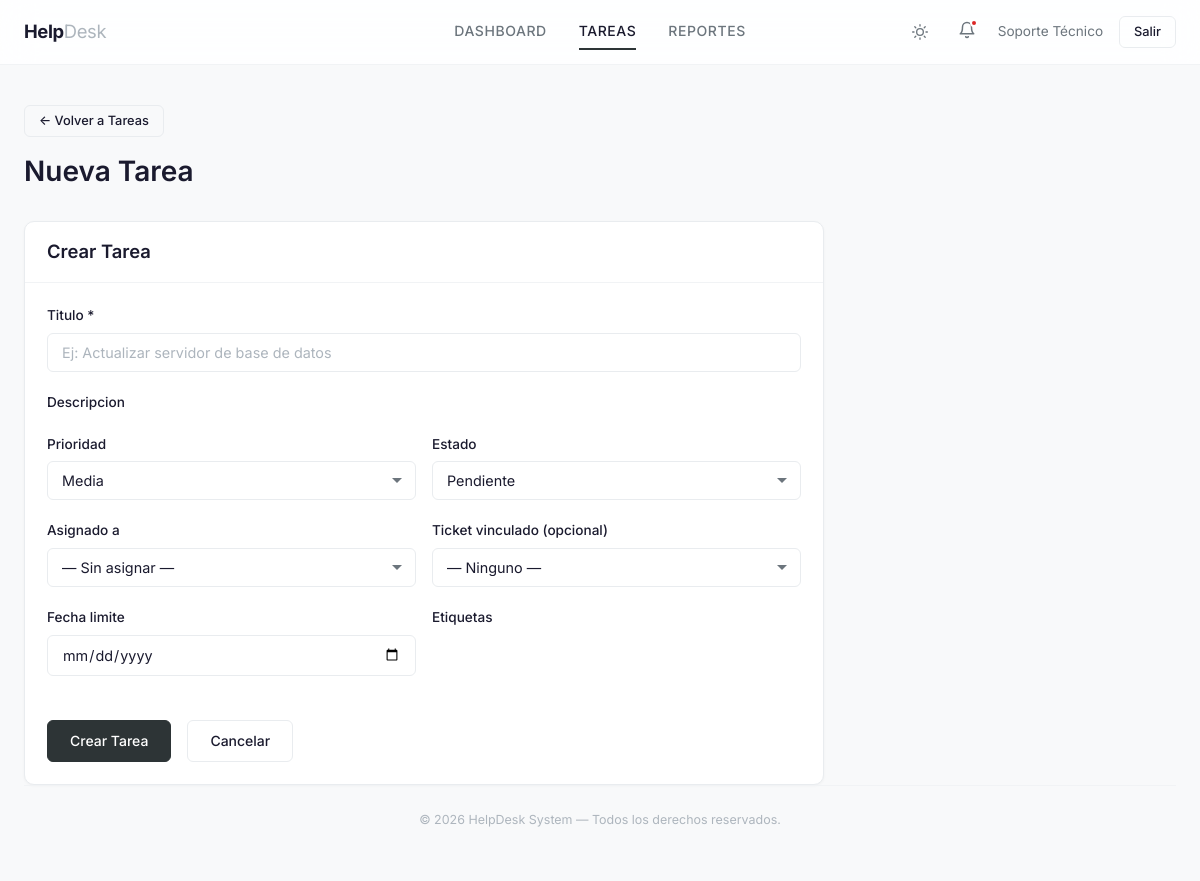
/tarea_form.php (signed in), run on an earlier commit of the app's database.
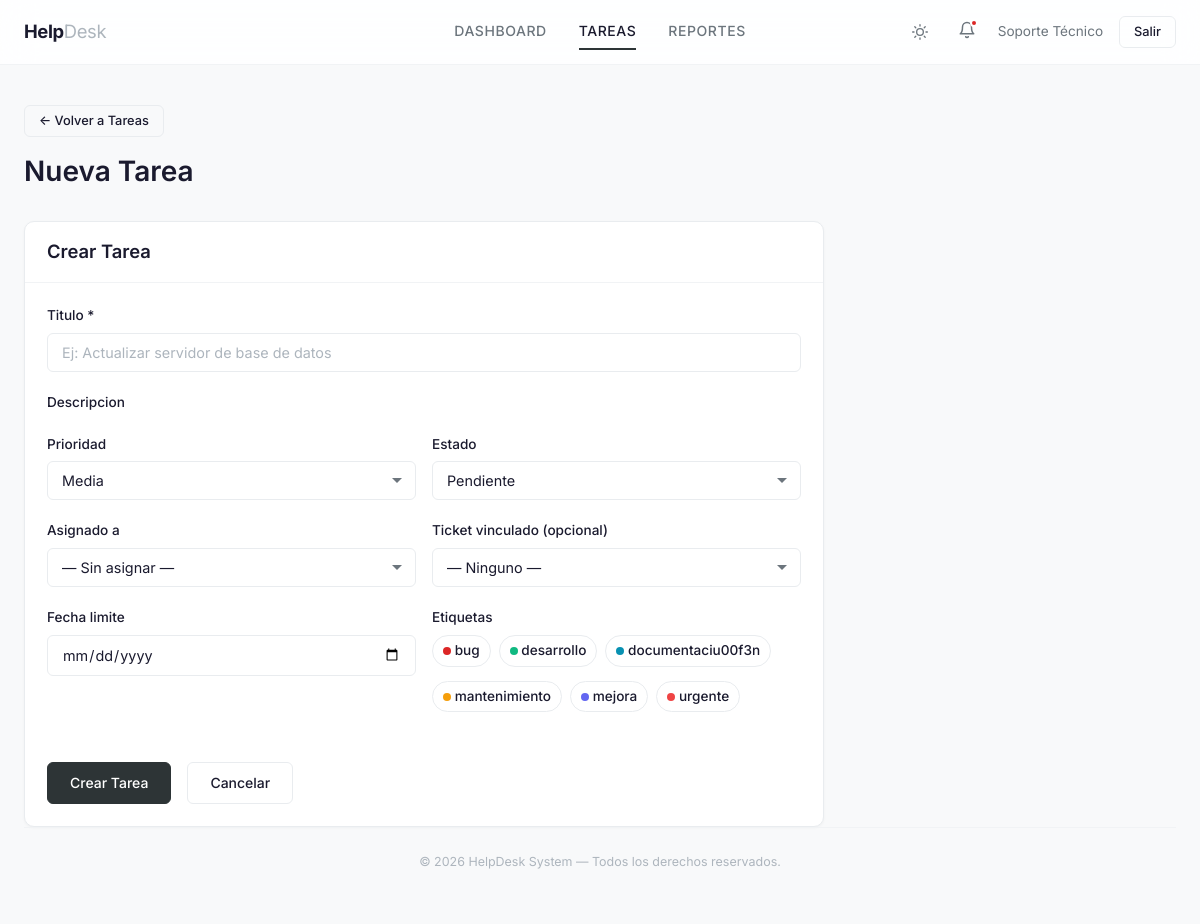
And on a later commit of the database.
### tables this page shows
CREATE TABLE IF NOT EXISTS etiquetas (
    id INT UNSIGNED AUTO_INCREMENT PRIMARY KEY,
    nombre VARCHAR(50) NOT NULL UNIQUE,
    color VARCHAR(7) NOT NULL DEFAULT '#6366f1',
    fecha_creacion DATETIME NOT NULL DEFAULT CURRENT_TIMESTAMP
);

### includes/config.php (called while the page is built, shortened)
<?php
function url(string $path = ''): string
{
    $base = rtrim(BASE_URL, '/');
    return $base . '/' . ltrim($path, '/');
}

### tareas_helper.php (called while the page is built, shortened)
<?php
function obtenerTodasEtiquetas(PDO $pdo): array {
    return $pdo->query('SELECT * FROM etiquetas ORDER BY nombre')->fetchAll();
}

### tarea_form.php (the view, shortened to what this page needs)
<?php
require_once __DIR__ . '/conexion.php';
require_once __DIR__ . '/tareas_helper.php';
$pdo = obtenerConexion();
$editar = false;
$tarea = [
    'id' => 0,
    'titulo' => '',
    'descripcion' => '',
    'prioridad' => 'media',
    'estado' => 'pendiente',
    'asignado_id' => '',
    'ticket_id' => '',
    'fecha_limite' => '',
];
$todasEtiquetas = obtenerTodasEtiquetas($pdo);
?>
<?php require_once __DIR__ . '/includes/header.php'; ?>
<div class="page-header">
    <a href="<?= url('tareas.php') ?>" class="btn btn-outline btn-sm mb-4">&larr; Volver a Tareas</a>
    <h1><?= $editar ? 'Editar Tarea' : 'Nueva Tarea' ?></h1>
</div>
<div class="card" style="max-width:800px">
    <div class="card-header">
        <h3><?= $editar ? 'Editar Tarea' : 'Crear Tarea' ?></h3>
    </div>
    <div class="card-body">
        <form method="post" action="">
            <div class="form-group">
                <label for="titulo">Titulo *</label>
                <input type="text" id="titulo" name="titulo" class="form-control" required
                       value="<?= htmlspecialchars($tarea['titulo']) ?>"
                       placeholder="Ej: Actualizar servidor de base de datos">
            </div>
            <div class="form-group">
                <label>Descripcion</label>
            </div>
            <div class="flex gap-4" style="flex-wrap:wrap">
                <div class="form-group" style="flex:1;min-width:180px">
                    <label for="prioridad">Prioridad</label>
                    <select id="prioridad" name="prioridad" class="form-control">
                        <option value="media" <?= $tarea['prioridad'] === 'media' ? 'selected' : '' ?>>Media</option>
                    </select>
                </div>
                <div class="form-group" style="flex:1;min-width:180px">
                    <label for="estado">Estado</label>
                    <select id="estado" name="estado" class="form-control">
                        <option value="pendiente" <?= $tarea['estado'] === 'pendiente' ? 'selected' : '' ?>>Pendiente</option>
                    </select>
                </div>
            </div>
            <div class="flex gap-4" style="flex-wrap:wrap">
                <div class="form-group" style="flex:1;min-width:180px">
                    <label for="asignado_id">Asignado a</label>
                    <select id="asignado_id" name="asignado_id" class="form-control">
                        <option value="0">— Sin asignar —</option>
                    </select>
                </div>
                <div class="form-group" style="flex:1;min-width:180px">
                    <label for="ticket_id">Ticket vinculado (opcional)</label>
                    <select id="ticket_id" name="ticket_id" class="form-control">
                        <option value="0">— Ninguno —</option>
                    </select>
                </div>
            </div>
            <div class="flex gap-4" style="flex-wrap:wrap">
                <div class="form-group" style="flex:1;min-width:180px">
                    <label for="fecha_limite">Fecha limite</label>
                    <input type="date" id="fecha_limite" name="fecha_limite" class="form-control"
                           value="<?= htmlspecialchars($tarea['fecha_limite'] ?? '') ?>">
                </div>
                <div class="form-group" style="flex:1;min-width:180px">
                    <label>Etiquetas</label>
                    <div class="task-tags-grid">
                        <?php foreach ($todasEtiquetas as $et): ?>
                            <label class="task-tag-option" style="--tag-color:<?= htmlspecialchars($et['color']) ?>">
                                <span class="tag-dot" style="background:<?= htmlspecialchars($et['color']) ?>"></span>
                                <?= htmlspecialchars($et['nombre']) ?>
                            </label>
                        <?php endforeach; ?>
                    </div>
                </div>
            </div>
            <div class="flex gap-4" style="margin-top:24px">
                <button type="submit" class="btn btn-primary">
                    <?= $editar ? 'Guardar Cambios' : 'Crear Tarea' ?>
                </button>
                <a href="<?= url('tareas.php') ?>" class="btn btn-outline">Cancelar</a>
            </div>
        </form>
    </div>
</div>
<?php require_once __DIR__ . '/includes/footer.php'; ?>

### includes/header.php (shortened to what this page needs)
<!DOCTYPE html>
<html lang="es">
<head>
    <link href="https://cdn.jsdelivr.net/npm/quill@2.0.3/dist/quill.snow.css" rel="stylesheet">
    <link rel="stylesheet" href="<?= url('assets/css/style.css') ?>">
</head>
<body>
<?php if (isset($_SESSION['logged_in']) && $_SESSION['logged_in'] === true): ?>
<header class="site-header" id="siteHeader">
    <div class="header-inner">
        <a href="<?= url('index.php') ?>" class="site-logo">Help<span>Desk</span></a>
        <nav class="main-nav">
            <?php if (in_array($_SESSION['rol'], ['soporte', 'admin'], true)): ?>
                <a href="<?= url('panel_admin.php') ?>" class="<?= basename($_SERVER['PHP_SELF']) === 'panel_admin.php' ? 'active' : '' ?>">Dashboard</a>
                <a href="<?= url('tareas.php') ?>" class="<?= basename($_SERVER['PHP_SELF']) === 'tareas.php' || strpos(basename($_SERVER['PHP_SELF']), 'tarea_') === 0 ? 'active' : '' ?>">
                    Tareas
                </a>
                <a href="<?= url('reportes.php') ?>" class="<?= basename($_SERVER['PHP_SELF']) === 'reportes.php' ? 'active' : '' ?>">Reportes</a>
            <?php endif; ?>
        </nav>
        <div class="header-actions">
            <button class="theme-toggle" id="themeToggle" aria-label="Cambiar tema">
            </button>
            <?php if (in_array($_SESSION['rol'], ['soporte', 'admin'], true)): ?>
                <?php
                $alerts = 0;
                $cacheKey = 'nav_alerts_count';
                $cacheTime = 30;
                if (isset($_SESSION[$cacheKey . '_time']) && time() - $_SESSION[$cacheKey . '_time'] < $cacheTime) {
                    $alerts = (int) ($_SESSION[$cacheKey] ?? 0);
                } else {
                    try {
                        $pdo = obtenerConexion();
                        $stmt = $pdo->query("
                            SELECT COUNT(*) AS total FROM tickets
                            WHERE (prioridad = 'urgente' AND asignado_id IS NULL)
                               OR (estado = 'abierto' AND fecha_creacion <= NOW() - INTERVAL 48 HOUR)
                        ");
                        $alerts = (int) $stmt->fetch()['total'];
                    } catch (PDOException $e) {
                        $alerts = 0;
                    }
                }
                ?>
                <div class="bell-container">
                    <button class="bell-btn" id="bellBtn" aria-label="Notificaciones">
                        <svg width="18" height="18" viewBox="0 0 24 24" fill="none" stroke="currentColor" stroke-width="2" stroke-linecap="round" stroke-linejoin="round"><path d="M18 8A6 6 0 0 0 6 8c0 7-3 9-3 9h18s-3-2-3-9"/><path d="M13.73 21a2 2 0 0 1-3.46 0"/></svg>
                    </button>
                    <span class="bell-dot <?= $alerts > 0 ? 'has-alerts' : '' ?>" id="bellDot"></span>
                </div>
            <?php endif; ?>
            <a href="<?= url('perfil.php') ?>" class="user-name"><?= htmlspecialchars($_SESSION['nombre'] ?? '') ?></a>
            <a href="<?= url('logout.php') ?>" class="btn btn-outline btn-sm">Salir</a>
        </div>
    </div>
</header>
<?php endif; ?>
<main class="page-wrapper">

### includes/footer.php (shortened to what this page needs)
<?php if (isset($_SESSION['logged_in']) && $_SESSION['logged_in'] === true): ?>
<footer style="text-align:center;padding:24px;font-size:0.78rem;color:var(--color-text-muted);border-top:1px solid var(--color-border-light);margin-top:auto;">
    &copy; <?= date('Y') ?> HelpDesk System &mdash; Todos los derechos reservados.
</footer>
<?php endif; ?>
</main>
</body>
</html>

What changed in the data, as far as the page shows it:
added etiquetas: nombre "bug"
added etiquetas: nombre "desarrollo"
added etiquetas: nombre "documentaciu00f3n"
added etiquetas: nombre "mantenimiento"
added etiquetas: nombre "mejora"
added etiquetas: nombre "urgente"
